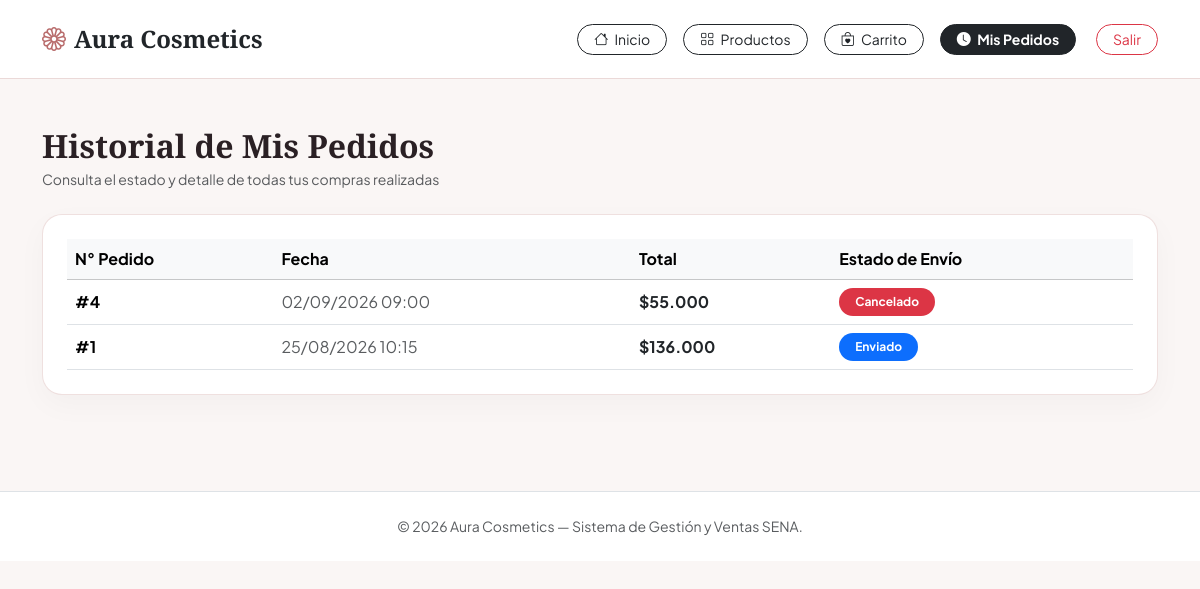
/mis_pedidos.php (signed in), run on the app's committed database.
### tables this page shows
CREATE TABLE `pedidos` (
  `id_pedido` int NOT NULL,
  `id_usuario` int NOT NULL,
  `total` decimal(10,2) NOT NULL,
  `estado` enum('pendiente','pagado','enviado','cancelado') DEFAULT 'pendiente',
  `fecha_pedido` datetime DEFAULT CURRENT_TIMESTAMP
);

### mis_pedidos.php (the view, shortened to what this page needs)
<?php
require_once 'inc/conexion.php';
$id_usuario = (int)$_SESSION['usuario_id'];
$sql_pedidos = "SELECT * FROM pedidos WHERE id_usuario = ? ORDER BY id_pedido DESC";
$stmt = mysqli_prepare($conexion, $sql_pedidos);
mysqli_stmt_bind_param($stmt, 'i', $id_usuario);
mysqli_stmt_execute($stmt);
$res_pedidos = mysqli_stmt_get_result($stmt);
?>
<!DOCTYPE html>
<html lang="es">
<head>
    <link href="https://cdn.jsdelivr.net/npm/bootstrap@5.3.3/dist/css/bootstrap.min.css" rel="stylesheet">
    <link href="https://cdn.jsdelivr.net/npm/bootstrap-icons@1.11.3/font/bootstrap-icons.min.css" rel="stylesheet">
</head>
<body>
<nav class="navbar navbar-expand-lg navbar-cosmetic sticky-top py-3">
    <div class="container">
        <a class="navbar-brand brand-font fw-bold fs-4 text-dark" href="dashboard.php">
            <i class="bi bi-flower1 me-2" style="color: #b86b6b;"></i>Aura Cosmetics
        </a>
        <div class="d-flex align-items-center gap-2 gap-md-3">
            <a href="dashboard.php" class="btn btn-outline-dark btn-sm rounded-pill px-3">
                <i class="bi bi-house me-1"></i> Inicio
            </a>
            <a href="catalogo.php" class="btn btn-outline-dark btn-sm rounded-pill px-3">
                <i class="bi bi-grid me-1"></i> Productos
            </a>
            <a href="carrito.php" class="btn btn-outline-dark btn-sm rounded-pill px-3 position-relative">
                <i class="bi bi-bag-heart me-1"></i> Carrito
            </a>
            <a href="mis_pedidos.php" class="btn btn-dark btn-sm rounded-pill px-3 fw-bold">
                <i class="bi bi-clock-fill me-1"></i> Mis Pedidos
            </a>
            <a href="logout.php" class="btn btn-outline-danger btn-sm rounded-pill px-3 ms-1">Salir</a>
        </div>
    </div>
</nav>
<div class="container py-4 py-lg-5">
    <div class="mb-4">
        <h2 class="brand-font fw-bold mb-1">Historial de Mis Pedidos</h2>
        <p class="text-muted small mb-0">Consulta el estado y detalle de todas tus compras realizadas</p>
    </div>
    <div class="card card-custom p-4">
        <div class="table-responsive">
            <table class="table table-hover align-middle mb-0">
                <thead class="table-light">
                    <tr>
                        <th>N° Pedido</th>
                        <th>Fecha</th>
                        <th>Total</th>
                        <th>Estado de Envío</th>
                    </tr>
                </thead>
                <tbody>
                    <?php if ($res_pedidos && mysqli_num_rows($res_pedidos) > 0): ?>
                        <?php while ($pedido = mysqli_fetch_assoc($res_pedidos)):
                            $estado_raw = strtolower($pedido['estado'] ?? 'pendiente');
                            $badge_color = 'bg-secondary';
                            if ($estado_raw === 'enviado' || $estado_raw === 'procesando') $badge_color = 'bg-primary';
                            if ($estado_raw === 'cancelado') $badge_color = 'bg-danger';
                            $fecha_mostrar = isset($pedido['fecha_pedido']) ? date('d/m/Y H:i', strtotime($pedido['fecha_pedido'])) : (isset($pedido['fecha']) ? date('d/m/Y H:i', strtotime($pedido['fecha'])) : 'N/D');
                        ?>
                            <tr>
                                <td class="fw-bold">#<?= $pedido['id_pedido'] ?></td>
                                <td class="text-muted"><?= $fecha_mostrar ?></td>
                                <td class="fw-bold text-dark">$<?= number_format($pedido['total'], 0, ',', '.') ?></td>
                                <td>
                                    <span class="badge <?= $badge_color ?> rounded-pill px-3 py-2">
                                        <?= htmlspecialchars(ucfirst($pedido['estado'])) ?>
                                    </span>
                                </td>
                            </tr>
                        <?php endwhile; ?>
                    <?php endif; ?>
                </tbody>
            </table>
        </div>
    </div>
</div>
<footer class="bg-white border-top py-4 mt-5">
    <div class="container text-center text-muted small">
        <p class="mb-0">&copy; 2026 Aura Cosmetics — Sistema de Gestión y Ventas SENA.</p>
    </div>
</footer>
</body>
</html>

### mis_pedidos.php (style rules this page uses)
:root { --cosmetic-rose: #d88a8a; --cosmetic-dark: #2a2024; --cosmetic-bg: #faf6f5; }
body { font-family: 'Plus Jakarta Sans', sans-serif; background-color: var(--cosmetic-bg); color: var(--cosmetic-dark); }
.brand-font { font-family: 'Playfair Display', serif; }
.navbar-cosmetic { background-color: #ffffff; border-bottom: 1px solid #ebd9d8; }
.card-custom { border: 1px solid rgba(235, 217, 216, 0.8); border-radius: 20px; background-color: #ffffff; box-shadow: 0 10px 30px rgba(0,0,0,0.03); }

### data on the page
pedidos: id_pedido "4", fecha_pedido "02/09/2026 09:00", total "55.000", estado "Cancelado"
pedidos: id_pedido "1", fecha_pedido "25/08/2026 10:15", total "136.000", estado "Enviado"
